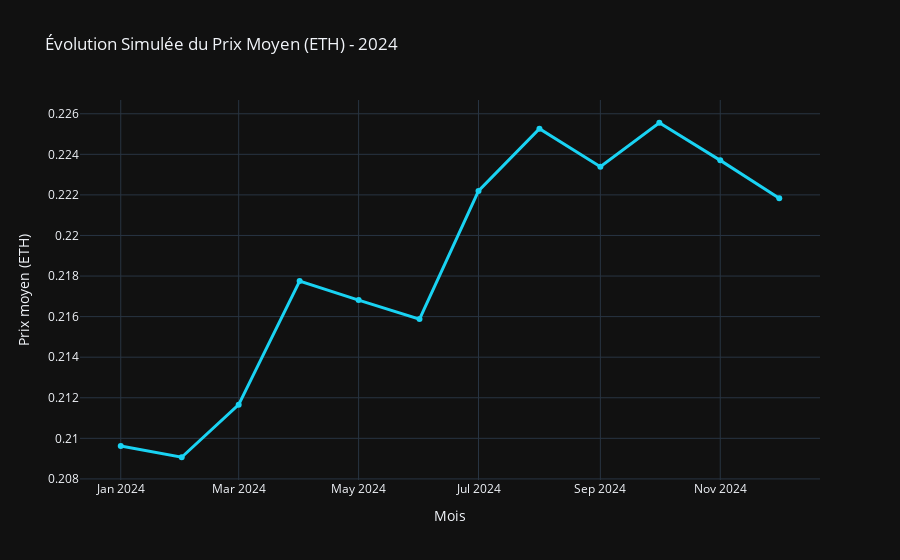

The notebook cell saved with this chart:
### Markdown cell above
### 📈 Évolution Simulée du Prix Moyen

### Code cell
months = pd.date_range('2024-01', '2024-12', freq='MS')
avg_price = df_properties['price_per_night_eth'].mean()
np.random.seed(42)  # Pour reproductibilité
trend = avg_price + np.cumsum(np.random.randn(12) * 0.004)

fig = px.line(
    x=months,
    y=trend,
    labels={'x': 'Mois', 'y': 'Prix moyen (ETH)'},
    title='Évolution Simulée du Prix Moyen (ETH) - 2024',
    markers=True
)
fig.update_traces(line_color='#19D3F3', line_width=3)
fig.show()

print(f'📈 Prix initial (Jan 2024): {trend[0]:.4f} ETH')
print(f'📈 Prix final (Dec 2024): {trend[-1]:.4f} ETH')
print(f'📈 Variation annuelle: {((trend[-1] - trend[0]) / trend[0] * 100):+.2f}%')

### Figure 1 — Plotly figure (JSON) as saved in the notebook; plotly's stock layout.template omitted (floating-point values rounded to 4 significant figures)
{"data": [{"hovertemplate": "Mois=%{x}<br>Prix moyen (ETH)=%{y}<extra></extra>", "legendgroup": "", "line": {"color": "#19D3F3", "dash": "solid", "width": 3}, "marker": {"symbol": "circle"}, "mode": "lines+markers", "name": "", "orientation": "v", "showlegend": false, "x": ["2024-01-01T00:00:00.000000000", "2024-02-01T00:00:00.000000000", "2024-03-01T00:00:00.000000000", "2024-04-01T00:00:00.000000000", "2024-05-01T00:00:00.000000000", "2024-06-01T00:00:00.000000000", "2024-07-01T00:00:00.000000000", "2024-08-01T00:00:00.000000000", "2024-09-01T00:00:00.000000000", "2024-10-01T00:00:00.000000000", "2024-11-01T00:00:00.000000000", "2024-12-01T00:00:00.000000000"], "xaxis": "x", "y": [0.2096, 0.2091, 0.2117, 0.2178, 0.2168, 0.2159, 0.2222, 0.2253, 0.2234, 0.2256, 0.2237, 0.2218], "yaxis": "y", "type": "scatter"}], "layout": {"xaxis": {"anchor": "y", "domain": [0.0, 1.0], "title": {"text": "Mois"}}, "yaxis": {"anchor": "x", "domain": [0.0, 1.0], "title": {"text": "Prix moyen (ETH)"}}, "legend": {"tracegroupgap": 0}, "title": {"text": "Évolution Simulée du Prix Moyen (ETH) - 2024"}}}
